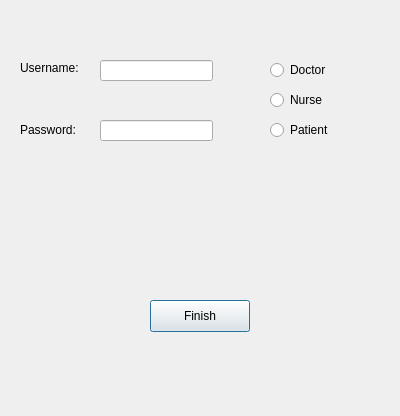
<?xml version="1.0" encoding="UTF-8"?>
<ui version="4.0">
 <class>Register</class>
 <widget class="QDialog" name="Register">
  <property name="geometry">
   <rect>
    <x>0</x>
    <y>0</y>
    <width>400</width>
    <height>416</height>
   </rect>
  </property>
  <property name="windowTitle">
   <string>Dialog</string>
  </property>
  <widget class="QLineEdit" name="UsernameInputRegister">
   <property name="geometry">
    <rect>
     <x>100</x>
     <y>60</y>
     <width>113</width>
     <height>21</height>
    </rect>
   </property>
  </widget>
  <widget class="QLineEdit" name="PasswordLabelRegister_2">
   <property name="geometry">
    <rect>
     <x>100</x>
     <y>120</y>
     <width>113</width>
     <height>21</height>
    </rect>
   </property>
  </widget>
  <widget class="QLabel" name="UsernameLabelRegister">
   <property name="geometry">
    <rect>
     <x>20</x>
     <y>60</y>
     <width>71</width>
     <height>16</height>
    </rect>
   </property>
   <property name="text">
    <string>Username:</string>
   </property>
  </widget>
  <widget class="QLabel" name="PasswordLabelRegister">
   <property name="geometry">
    <rect>
     <x>20</x>
     <y>120</y>
     <width>61</width>
     <height>20</height>
    </rect>
   </property>
   <property name="text">
    <string>Password:</string>
   </property>
  </widget>
  <widget class="QRadioButton" name="DocRadButt">
   <property name="geometry">
    <rect>
     <x>270</x>
     <y>60</y>
     <width>99</width>
     <height>20</height>
    </rect>
   </property>
   <property name="text">
    <string>Doctor</string>
   </property>
  </widget>
  <widget class="QRadioButton" name="NurRadButt">
   <property name="geometry">
    <rect>
     <x>270</x>
     <y>90</y>
     <width>99</width>
     <height>20</height>
    </rect>
   </property>
   <property name="text">
    <string>Nurse</string>
   </property>
  </widget>
  <widget class="QRadioButton" name="PatiRadButt">
   <property name="geometry">
    <rect>
     <x>270</x>
     <y>120</y>
     <width>99</width>
     <height>20</height>
    </rect>
   </property>
   <property name="text">
    <string>Patient</string>
   </property>
  </widget>
  <widget class="QPushButton" name="FinishRegister">
   <property name="geometry">
    <rect>
     <x>150</x>
     <y>300</y>
     <width>100</width>
     <height>32</height>
    </rect>
   </property>
   <property name="text">
    <string>Finish</string>
   </property>
  </widget>
 </widget>
 <resources/>
 <connections/>
</ui>
